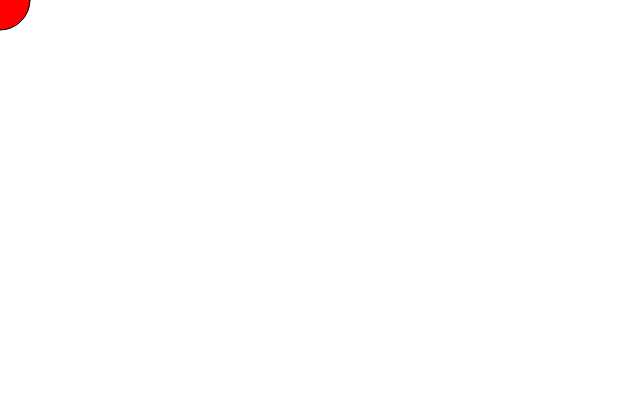
Frame 1 (no input)
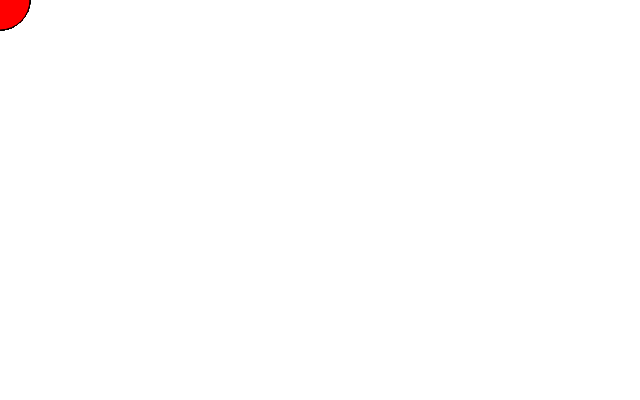
Frame 60 (no input)
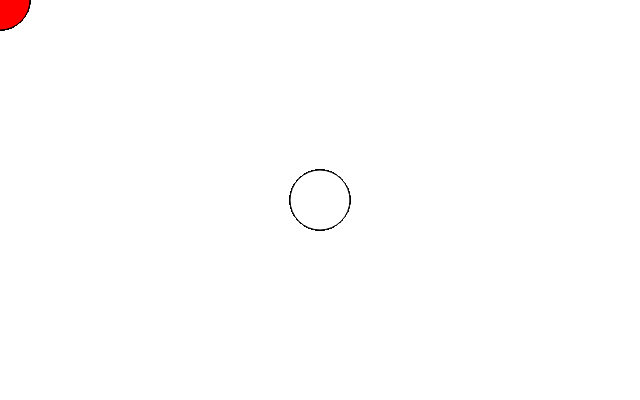
Frame 120 (the mouse pressed at the canvas centre since frame 60)

The p5.js sketch that drew these frames (run headless with seeded random() and noise() and a simulated clock; from frame 60 on, the mouse is pressed at the canvas centre):

// p5.js sketch
// ── sketch.js
function setup() {
  createCanvas(640, 400);
  frameRate(30);
}

function draw() {
  
   if (mouseIsPressed) {
      fill (255);
    } else {
        fill(255,0,0);
    }
    ellipse(mouseX, mouseY, 60,60);
    
    let x = 20;
    if (x>=20){
        let y = 20;
        print(y);
    }
    let y = 20;
}
